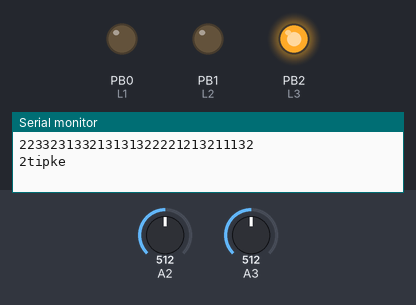
The sketch below on a simulated ATtiny85, built with avr-gcc and run on an emulated ATtiny85. Shown: output pins drawn as LEDs (lit = HIGH), the last lines printed to the serial monitor. The test bench sets the inputs (shaded band); at power-on: A2 = 512, A3 = 512. Random numbers use the default seed unless the sketch sets one.

Above: at 1.2 s.
1.3 s: A2 set to 890
2.8 s: A2 set to 909
At 3.9 s:
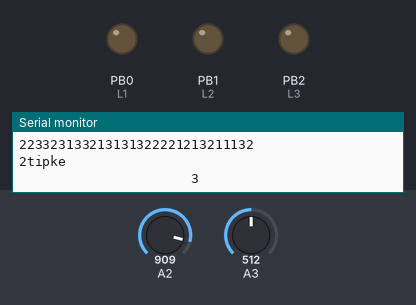
4.3 s: A3 set to 883
7.3 s: A3 set to 907
At 10.16 s:
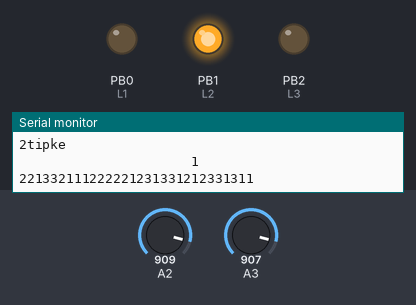
10.3 s: A3 set to 716
At 11.6 s:
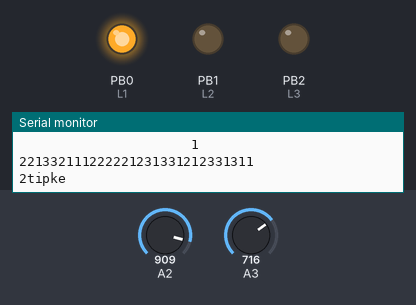
11.9 s: A3 set to 900
At 13.3 s:
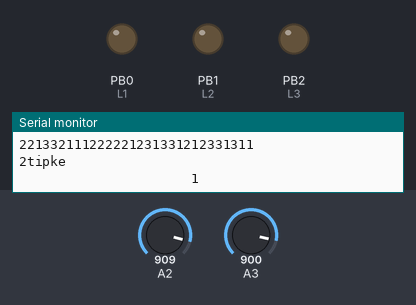
Timing chart, 0 to 15.9 s (numbered marks = the images above; inputs shaded):
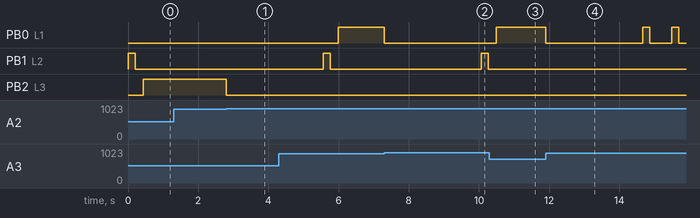

The sketch:

SIMON3.ino
```cpp
//                            attiny85
//                      reset -+---+- power
//    (MOTOR + stikalo 1) pb3 -+*  +- pb2 (LED 2)
//    (LED 4 + stikalo 2) pb4 -+   +- pb1 (PWM LED 3)
//                  ground    -+---+- pb0 (PWM LED1)


#define MEJA 180            //spodnja meja
#define ZMEJA 900             // zgornja meja
#define L3 2                       // mora da je 2 :D
#define L2 1
#define L1 0
#define S1 3
#define S2 2
int myArray [30];                               // kako dolga je kombinacija SIMONA
int krog = 0;
int pravkrog = 0;            //zaporedni tipka
int cakanje = 1000;  //kolko krogov nej bere tipke preden se ugasne


void setup()
{
  Serial.begin(9600);
  pinMode (L3, OUTPUT);
  pinMode (L1, OUTPUT);
  pinMode (L2, OUTPUT);
  pinMode (S1, INPUT);
  //pinMode (S2, INPUT);
}


void loop ()
{
  for(int i=0; i<30; i++)
  {
    myArray[i]= random(1,4);
    Serial.print(myArray[i]);
  }
  Serial.println("");
  prikaz();
}


//////////////////////////////////////////////////prikaz lučk pred branjem tipk///////////////////////////////////////////////////////

void prikaz(){
  krog = krog + 1;
  for(int i = 0; i<krog; i++)                                       // če bo zajebavu da kaže 1 lučko na koncu premau spremen iz "krog" v "krog +1"
  {
    char c=0;
    if (myArray[i]==1) c=L1;
    if (myArray[i]==2) c=L2;
    if (myArray[i]==3) c=L3;

    analogWrite(c, 255);
    delay(200);
    analogWrite(c,0);
    delay(200);
    Serial.print(myArray[i]);
  }
  tipke();
  prikaz();
 }

//////////////////////////////////////////////////////////branje tipk in prižiganje lučk ob pritisku////////////////////////////////////////////////////

void tipke(){
  Serial.println ("tipke");
  for(int i=0; i<cakanje; i++)
  {
    if (analogRead(S1)>MEJA && analogRead(S1)<ZMEJA )
  {
    delay(20);
    if (analogRead(S2)>MEJA && analogRead(S2)<ZMEJA )
    {
      //analogWrite(L1, 0);
      analogWrite(L3, 255);
      while(analogRead (S2)>MEJA && analogRead(S2)<ZMEJA) delay(1);
      analogWrite(L3, 0);
      Serial.println("                      3");
      tretja();
      delay (100);
    }
    else {
      analogWrite(L1, 255);
      while(analogRead (S1)>MEJA && analogRead(S1)<ZMEJA) delay(1);
      analogWrite(L1, 0);
      Serial.println("                      1");
      prva();
    }
  }
  if (analogRead(S2)>MEJA && analogRead(S2)<ZMEJA)
  {
    delay(20);
    if (analogRead(S1)>MEJA && analogRead(S1)<ZMEJA)
    {
      analogWrite(L3, 255);
      while(analogRead (S1)>MEJA && analogRead(S1)<ZMEJA) delay(1);
      analogWrite(L3, 0);
      Serial.println("                      3_1");
      tretja();
      delay (100);
    }
    else {
      analogWrite(L2, 255);
      while(analogRead (S2)>MEJA && analogRead(S2)<ZMEJA) delay(1);
      analogWrite(L2, 0);
      Serial.println("                  2");
      druga();
    }
  }
}
                                                                                        //pejd spat!!!!!!!!!!!!!!!!!!!!!!!!!
}
///////////////////////////////////////////////////// preverjanje rešitev  ////////////////////////////////////////////////

void prva()
{
  if (myArray[pravkrog]== 1)
    {
     pravkrog = pravkrog+1;
     if (pravkrog >= krog)                                    // lahko zajebava " >= "             pri vseh spodaj moraš spremenit če popravlaš
      {
        prikaz();
        pravkrog=0;
      }
     else {tipke();};
    }
  else
    {
     pinMode (S1, OUTPUT);
     analogWrite(S1, 1024);
     delay (250);
     analogWrite(S1, 0);
     delay(250);
     analogWrite(S1, 1024);
     delay (250);
     analogWrite(S1, 0);
     delay (2000);
     pinMode (S1, INPUT);
     krog=0;
     pravkrog=0;
     loop();
    }
}

void druga()
{
  if (myArray[pravkrog]== 2)
    {
     pravkrog = pravkrog+1;
     if (pravkrog >= krog)                                    // lahko zajebava " >= "             pri vseh spodaj moraš spremenit če popravlaš
      {
        prikaz();
        pravkrog=0;
      }
     else {tipke();};
    }
  else
    {
     pinMode (S1, OUTPUT);
     analogWrite(S1, 1024);
     delay (250);
     analogWrite(S1, 0);
     delay(250);
     analogWrite(S1, 1024);
     delay (250);
     analogWrite(S1, 0);
     delay (2000);
     pinMode (S1, INPUT);
     krog=0;
     pravkrog=0;
     loop();
    }
}

void tretja()
{
  if (myArray[pravkrog]== 3)
    {
     Serial.println ("pravilno!");
     pravkrog = pravkrog+1;
     if (pravkrog >= krog)                                    // lahko zajebava " >= "             pri vseh spodaj moraš spremenit če popravlaš
      {
        prikaz();
        pravkrog=0;
      }
     else {tipke();};
    }
  else
    {
     pinMode (S1, OUTPUT);
     analogWrite(S1, 1024);
     delay (250);
     analogWrite(S1, 0);
     delay(250);
     analogWrite(S1, 1024);
     delay (250);
     analogWrite(S1, 0);
     delay (2000);
     pinMode (S1, INPUT);
     krog=0;
     pravkrog=0;
     loop();
    }
}
```

Measured:
- the behaviour switches between 899 and 900 on A2 (found by bisection; images 0 and 1)
- the behaviour switches between 899 and 900 on A3 (found by bisection; images 1 and 2)
- after the input at 1.3 s, every drawn part: stays the same
- after the input at 2.8 s, PB2 (L3): HIGH → LOW at once
- after the input at 7.3 s, PB0 (L1): HIGH → LOW at once; PB1 (L2): LOW → HIGH after 2.8 s, → LOW 0.20 s later
- after the input at 10.3 s, PB0 (L1): LOW → HIGH after 0.19 s
- after the input at 11.9 s, PB0 (L1): goes LOW 2.8 s, HIGH 0.20 s, LOW 0.63 s, HIGH 0.20 s, then LOW, starting at once
